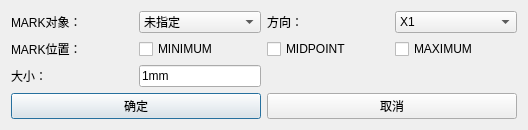
<?xml version="1.0" encoding="UTF-8"?>
<ui version="4.0">
 <class>Dialog</class>
 <widget class="QDialog" name="Dialog">
  <property name="geometry">
   <rect>
    <x>0</x>
    <y>0</y>
    <width>528</width>
    <height>119</height>
   </rect>
  </property>
  <property name="windowTitle">
   <string>MARK</string>
  </property>
  <layout class="QVBoxLayout" name="verticalLayout">
   <item>
    <layout class="QGridLayout" name="gridLayout" columnstretch="1,1,1,1">
     <property name="sizeConstraint">
      <enum>QLayout::SetDefaultConstraint</enum>
     </property>
     <item row="0" column="0">
      <widget class="QLabel" name="label">
       <property name="text">
        <string>MARK对象：</string>
       </property>
      </widget>
     </item>
     <item row="0" column="1">
      <widget class="QComboBox" name="comboBox_obj">
       <item>
        <property name="text">
         <string>未指定</string>
        </property>
       </item>
      </widget>
     </item>
     <item row="0" column="2">
      <widget class="QLabel" name="label_2">
       <property name="text">
        <string>方向：</string>
       </property>
      </widget>
     </item>
     <item row="0" column="3">
      <widget class="QComboBox" name="comboBox_x">
       <item>
        <property name="text">
         <string>X1</string>
        </property>
       </item>
       <item>
        <property name="text">
         <string>X2</string>
        </property>
       </item>
       <item>
        <property name="text">
         <string>X3</string>
        </property>
       </item>
      </widget>
     </item>
     <item row="2" column="0">
      <widget class="QLabel" name="label_3">
       <property name="text">
        <string>大小：</string>
       </property>
      </widget>
     </item>
     <item row="2" column="1">
      <widget class="QLineEdit" name="lineEdit_size">
       <property name="text">
        <string>1mm</string>
       </property>
      </widget>
     </item>
     <item row="1" column="0">
      <widget class="QLabel" name="label_4">
       <property name="text">
        <string>MARK位置：</string>
       </property>
      </widget>
     </item>
     <item row="1" column="1">
      <widget class="QCheckBox" name="checkBox_min">
       <property name="text">
        <string>MINIMUM</string>
       </property>
      </widget>
     </item>
     <item row="1" column="2">
      <widget class="QCheckBox" name="checkBox_mid">
       <property name="text">
        <string>MIDPOINT</string>
       </property>
      </widget>
     </item>
     <item row="1" column="3">
      <widget class="QCheckBox" name="checkBox_max">
       <property name="text">
        <string>MAXIMUM</string>
       </property>
      </widget>
     </item>
    </layout>
   </item>
   <item>
    <layout class="QHBoxLayout" name="horizontalLayout_3">
     <item>
      <widget class="QPushButton" name="pushButton_ok">
       <property name="text">
        <string>确定</string>
       </property>
      </widget>
     </item>
     <item>
      <widget class="QPushButton" name="pushButton_cancel">
       <property name="text">
        <string>取消</string>
       </property>
      </widget>
     </item>
    </layout>
   </item>
  </layout>
 </widget>
 <resources/>
 <connections/>
</ui>
